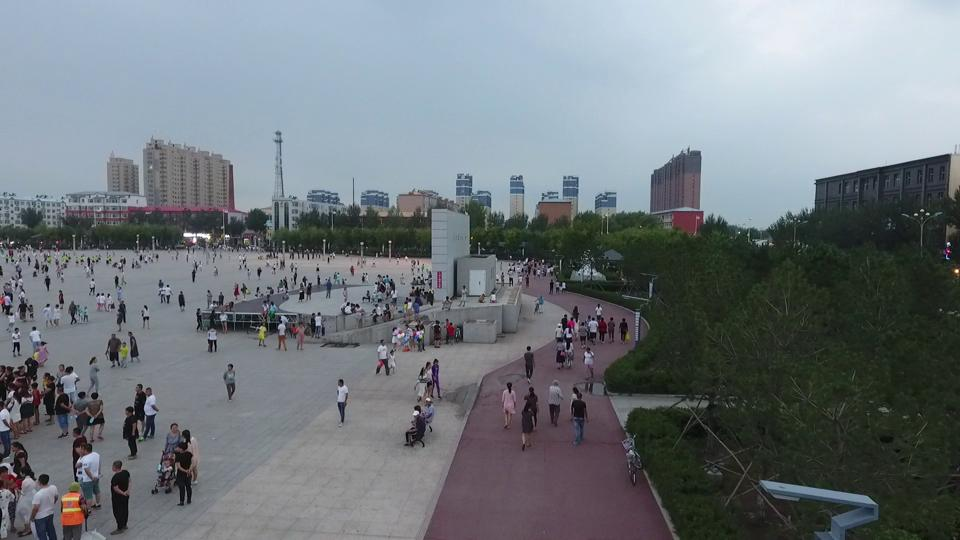
#> input picture dataset/images/1.jpg, 960 x 540 px, found by its file name; its folder holds 2 pictures in this run
$ python image_resizer.py   (older library calls are emulated)
#> lines starting #> are read from the running program, lines starting #| are printed output that depends on the picture

from PIL import Image
import os

path = "C:\\Users\\Samjith.CP\\Desktop\\tt\\dataset\\images\\"
output= "C:\\Users\\Samjith.CP\\Desktop\\tt\\dataset\\"


def resize():
    dirs = os.listdir(path)
    for img in dirs:
        image = Image.open(path+img)
#> image is the input picture: PIL image 960x540 RGB; mean R, G, B 113.5, 120.7, 126.1
        name, ext = os.path.splitext(img)
        img_resize = image.resize((650, 420), Image.ANTIALIAS)
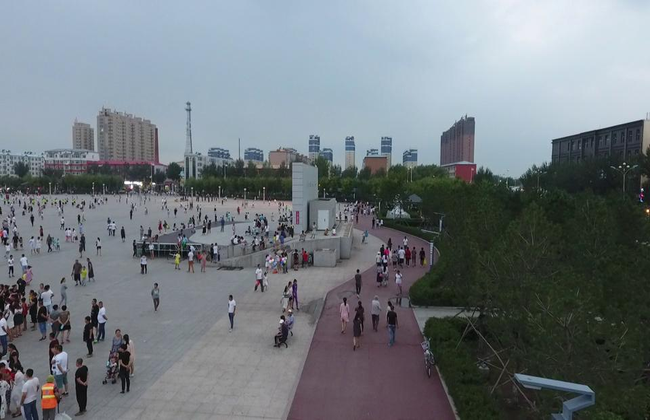
#> img_resize: PIL image 650x420 RGB; mean R, G, B 113.5, 120.7, 126.1
        img_resize.save(output+name+ext, quality=100)
#> pass 2 of the loop in resize, `for img in dirs:`:
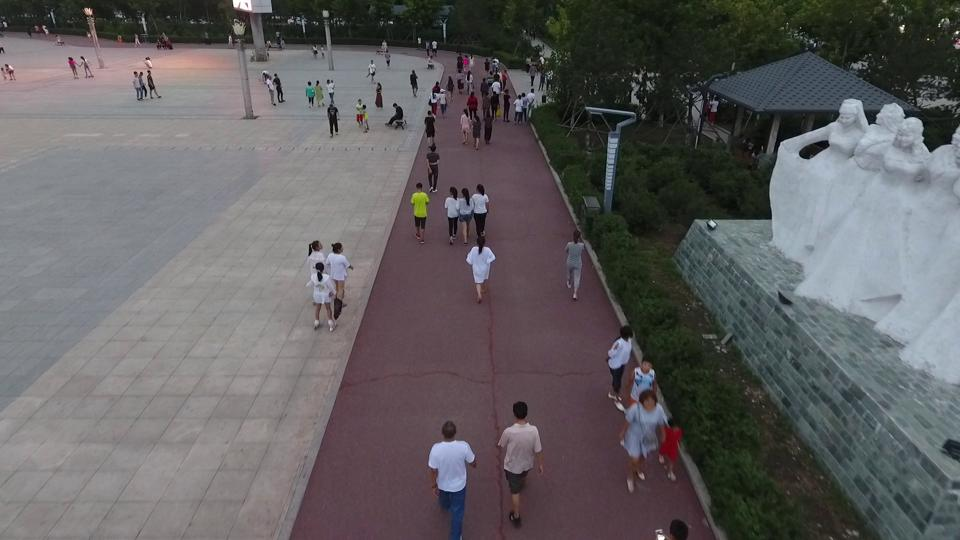
#> input picture dataset/images/2.jpg, 960 x 540 px, found by its file name
#> in resize, image is the input picture: PIL image 960x540 RGB; mean R, G, B 97.5, 95.6, 96.9
#> in resize, `img_resize = image.resize((650, 420), Image.ANTIALIAS)`:
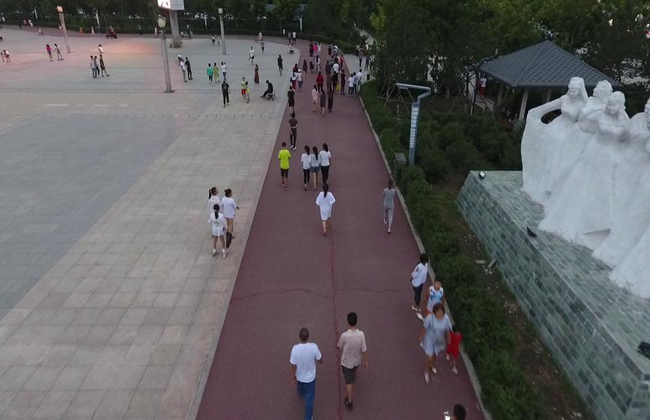
#> img_resize: PIL image 650x420 RGB; mean R, G, B 97.5, 95.6, 96.9


resize()
